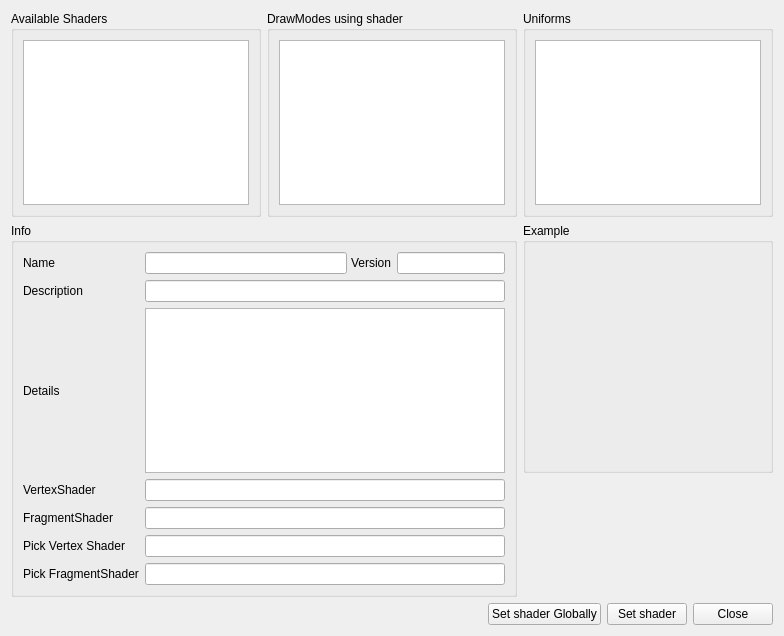
<?xml version="1.0" encoding="UTF-8"?>
<ui version="4.0">
 <class>ShaderSettings</class>
 <widget class="QWidget" name="ShaderSettings">
  <property name="geometry">
   <rect>
    <x>0</x>
    <y>0</y>
    <width>784</width>
    <height>636</height>
   </rect>
  </property>
  <property name="windowTitle">
   <string>Form</string>
  </property>
  <layout class="QGridLayout" name="gridLayout_2">
   <item row="2" column="2">
    <spacer name="verticalSpacer">
     <property name="orientation">
      <enum>Qt::Vertical</enum>
     </property>
     <property name="sizeHint" stdset="0">
      <size>
       <width>20</width>
       <height>40</height>
      </size>
     </property>
    </spacer>
   </item>
   <item row="3" column="0" colspan="3">
    <layout class="QHBoxLayout" name="horizontalLayout_6">
     <item>
      <spacer name="horizontalSpacer_3">
       <property name="orientation">
        <enum>Qt::Horizontal</enum>
       </property>
       <property name="sizeHint" stdset="0">
        <size>
         <width>418</width>
         <height>17</height>
        </size>
       </property>
      </spacer>
     </item>
     <item>
      <widget class="QPushButton" name="setGlobalButton">
       <property name="text">
        <string>Set shader Globally</string>
       </property>
      </widget>
     </item>
     <item>
      <widget class="QPushButton" name="setShaderButton">
       <property name="text">
        <string>Set shader</string>
       </property>
      </widget>
     </item>
     <item>
      <widget class="QPushButton" name="closeButton">
       <property name="text">
        <string>Close</string>
       </property>
      </widget>
     </item>
    </layout>
   </item>
   <item row="0" column="0">
    <widget class="QGroupBox" name="groupBox_4">
     <property name="title">
      <string>Available Shaders</string>
     </property>
     <layout class="QVBoxLayout" name="verticalLayout_3">
      <item>
       <widget class="QListWidget" name="availableShaders"/>
      </item>
     </layout>
    </widget>
   </item>
   <item row="0" column="1">
    <widget class="QGroupBox" name="groupBox_3">
     <property name="title">
      <string>DrawModes using shader</string>
     </property>
     <layout class="QVBoxLayout" name="verticalLayout_2">
      <item>
       <widget class="QListWidget" name="drawModes"/>
      </item>
     </layout>
    </widget>
   </item>
   <item row="0" column="2">
    <widget class="QGroupBox" name="uniformBox">
     <property name="title">
      <string>Uniforms</string>
     </property>
     <layout class="QVBoxLayout" name="verticalLayout">
      <item>
       <widget class="QTableWidget" name="uniforms"/>
      </item>
     </layout>
    </widget>
   </item>
   <item row="1" column="2">
    <widget class="QGroupBox" name="groupBox2">
     <property name="minimumSize">
      <size>
       <width>250</width>
       <height>250</height>
      </size>
     </property>
     <property name="maximumSize">
      <size>
       <width>250</width>
       <height>250</height>
      </size>
     </property>
     <property name="title">
      <string>Example</string>
     </property>
     <layout class="QVBoxLayout" name="verticalLayout_4">
      <item>
       <widget class="QLabel" name="example">
        <property name="text">
         <string/>
        </property>
        <property name="scaledContents">
         <bool>true</bool>
        </property>
       </widget>
      </item>
     </layout>
    </widget>
   </item>
   <item row="1" column="0" rowspan="2" colspan="2">
    <widget class="QGroupBox" name="groupBox">
     <property name="title">
      <string>Info</string>
     </property>
     <layout class="QGridLayout" name="gridLayout">
      <item row="0" column="2">
       <layout class="QHBoxLayout" name="horizontalLayout_2">
        <property name="spacing">
         <number>4</number>
        </property>
        <item>
         <widget class="QLineEdit" name="shaderName"/>
        </item>
        <item>
         <layout class="QHBoxLayout" name="horizontalLayout">
          <property name="spacing">
           <number>6</number>
          </property>
          <item>
           <widget class="QLabel" name="label_3">
            <property name="text">
             <string>Version</string>
            </property>
           </widget>
          </item>
          <item>
           <widget class="QLineEdit" name="version">
            <property name="sizePolicy">
             <sizepolicy hsizetype="Fixed" vsizetype="Fixed">
              <horstretch>0</horstretch>
              <verstretch>0</verstretch>
             </sizepolicy>
            </property>
           </widget>
          </item>
         </layout>
        </item>
       </layout>
      </item>
      <item row="0" column="0">
       <widget class="QLabel" name="label_2">
        <property name="text">
         <string>Name</string>
        </property>
       </widget>
      </item>
      <item row="1" column="0">
       <widget class="QLabel" name="label">
        <property name="text">
         <string>Description</string>
        </property>
       </widget>
      </item>
      <item row="1" column="2">
       <widget class="QLineEdit" name="description"/>
      </item>
      <item row="2" column="0">
       <widget class="QLabel" name="label_4">
        <property name="text">
         <string>Details</string>
        </property>
       </widget>
      </item>
      <item row="2" column="2">
       <widget class="QTextEdit" name="details"/>
      </item>
      <item row="5" column="0">
       <widget class="QLabel" name="label_8">
        <property name="text">
         <string>FragmentShader</string>
        </property>
       </widget>
      </item>
      <item row="5" column="2">
       <widget class="QLineEdit" name="fragmentShader"/>
      </item>
      <item row="3" column="0">
       <widget class="QLabel" name="label_7">
        <property name="text">
         <string>VertexShader</string>
        </property>
       </widget>
      </item>
      <item row="3" column="2">
       <widget class="QLineEdit" name="vertexShader"/>
      </item>
      <item row="6" column="0">
       <widget class="QLabel" name="label_5">
        <property name="text">
         <string>Pick Vertex Shader</string>
        </property>
       </widget>
      </item>
      <item row="7" column="0">
       <widget class="QLabel" name="label_6">
        <property name="text">
         <string>Pick FragmentShader</string>
        </property>
       </widget>
      </item>
      <item row="6" column="2">
       <widget class="QLineEdit" name="pickVertexShader"/>
      </item>
      <item row="7" column="2">
       <widget class="QLineEdit" name="pickFragmentShader"/>
      </item>
     </layout>
    </widget>
   </item>
  </layout>
 </widget>
 <resources/>
 <connections/>
</ui>
